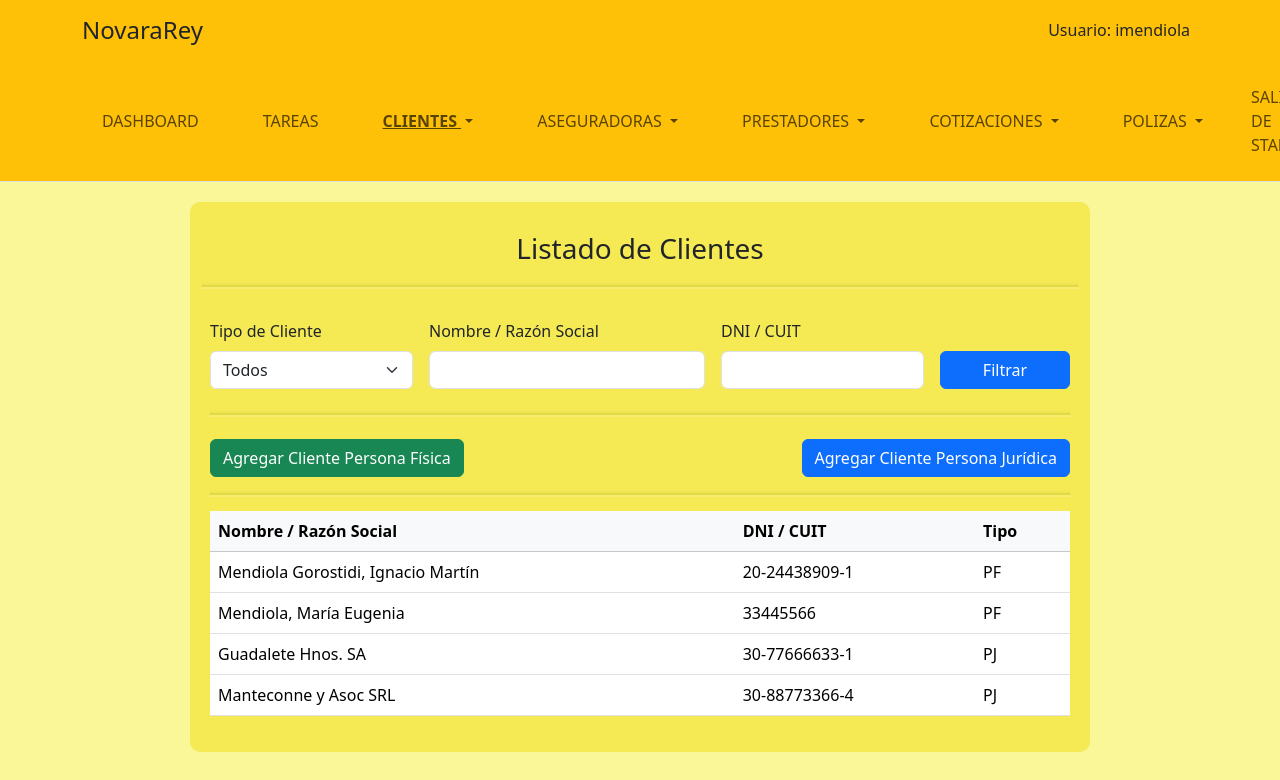
The page /staff/clientes/ (signed in) on the database as committed earlier.
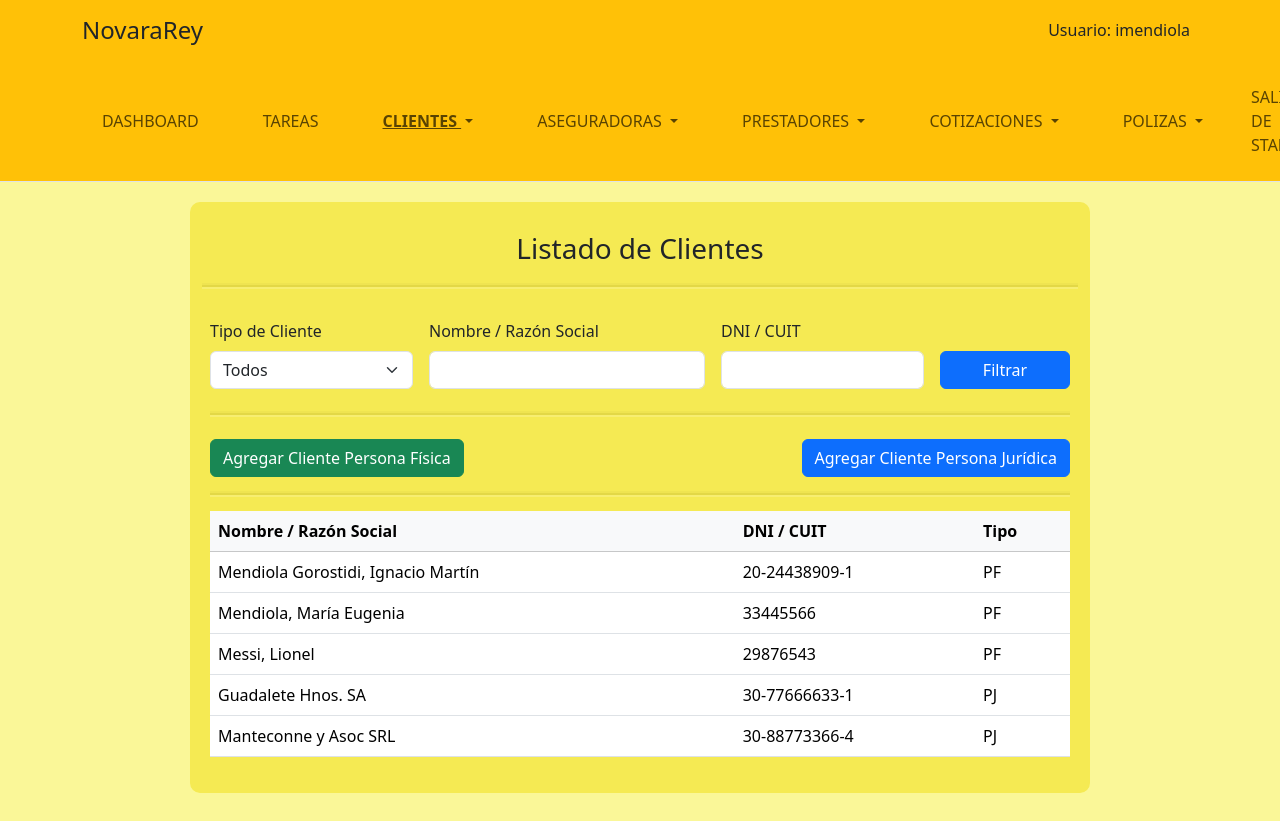
The same page on the database as committed later.
### ClientesApp/models.py (models this page shows, shortened)
class Cliente(models.Model):
    condicion_iva = models.CharField(max_length=2, choices=CondicionIVA.choices)
    direccion = models.ForeignKey(Address, on_delete=models.SET_NULL, null=True, blank=True)
    telefonos = models.ManyToManyField(TelefonoCte, blank=True)
    emails = models.ManyToManyField(EmailCte, blank=True)
    notas = models.TextField(blank=True)
    class Meta:
        abstract = False

class ClientePersonaFisica(Cliente):
    MAX_DIAS_CUMPLE = 15
    nombre = models.CharField(max_length=100)
    apellido = models.CharField(max_length=100)
    dni = models.CharField(max_length=20)
    fecha_nacimiento = models.DateField(blank=True, null=True)

class ClientePersonaJuridica(Cliente):
    razon_social = models.CharField(max_length=100)
    cuit = models.CharField(max_length=20)

### ClientesApp/views.py (the view)
# urls.py: path('', vista_clientes, name='clientes_main'),
@login_required(login_url='/login/login/')
def vista_clientes(request):
    filtro_nombre = request.GET.get('nombre', '').strip()
    filtro_identificador = request.GET.get('identificador', '').strip()
    filtro_tipo = request.GET.get('tipo', '')
    clientes_pf = ClientePersonaFisica.objects.filter(
        Q(nombre__icontains=filtro_nombre) | Q(apellido__icontains=filtro_nombre),
        dni__icontains=filtro_identificador
    )
    print(f'cantidad de clientes PF: {clientes_pf.count()}')
    clientes_pj = ClientePersonaJuridica.objects.filter(
        razon_social__icontains=filtro_nombre,
        cuit__icontains=filtro_identificador
    )
    print(f'cantidad de clientes PJ: {clientes_pj.count()}')
    if filtro_tipo == 'PF':
        clientes = list(clientes_pf)
    elif filtro_tipo == 'PJ':
        clientes = list(clientes_pj)
    else:
        clientes = list(clientes_pf) + list(clientes_pj)
    return render(request, 'ClientesApp/clientes_main.html', {
        'filtro_tipo': filtro_tipo,
        'filtro_nombre': filtro_nombre,
        'filtro_identificador': filtro_identificador,
        'clientes': clientes
    })

### ClientesApp/templatetags/cliente_extras.py (called while the page is built)
@register.filter
def has_attr(obj, attr_name):
    return hasattr(obj, attr_name)

### ClientesApp/templates/ClientesApp/clientes_main.html (shortened to what this page needs)
{% extends "StaffApp/baseStaff.html" %}
{% load cliente_extras %}
{% block content %}
<div class="container staff-form-container">
  <h3 class="staff-form-title">Listado de Clientes</h3>
  <form method="get" class="row g-3 mb-4">
    <hr class="staff-form-hr">
    <div class="col-md-3">
      <label for="tipo" class="form-label">Tipo de Cliente</label>
      <select name="tipo" id="tipo" class="form-select">
        <option value="">Todos</option>
      </select>
    </div>
    <div class="col-md-4">
      <label for="nombre" class="form-label">Nombre / Razón Social</label>
      <input type="text" name="nombre" id="nombre" class="form-control" value="{{ filtro_nombre }}">
    </div>
    <div class="col-md-3">
      <label for="identificador" class="form-label">DNI / CUIT</label>
      <input type="text" name="identificador" id="identificador" class="form-control" value="{{ filtro_identificador }}">
    </div>
    <div class="col-md-2 d-flex align-items-end">
      <button type="submit" class="btn btn-primary w-100">Filtrar</button>
    </div>
  </form>
   <hr class="staff-form-hr">
  <div class="d-flex justify-content-between mt-4">
    <a href="{% url 'cliente_create' 'PF' %}" class="btn btn-success">Agregar Cliente Persona Física</a>
    <a href="{% url 'cliente_create' 'PJ' %}" class="btn btn-primary">Agregar Cliente Persona Jurídica</a>
  </div>
   <hr class="staff-form-hr">
  <table class="table table-hover">
    <thead class="table-light">
      <tr>
        <th>Nombre / Razón Social</th>
        <th>DNI / CUIT</th>
        <th>Tipo</th>
      </tr>
    </thead>
    <tbody>
      {% for cliente in clientes %}
        <tr ondblclick="redirigirCliente({{ cliente.id }})">
          <td>
            {% if cliente|has_attr:'clientepersonafisica' %}
              {{ cliente.clientepersonafisica.apellido }}, {{ cliente.clientepersonafisica.nombre }}
            {% elif cliente|has_attr:'clientepersonajuridica' %}
              {{ cliente.clientepersonajuridica.razon_social }}
            {% endif %}
          </td>
          <td>
            {% if cliente|has_attr:'clientepersonafisica' %}
              {{ cliente.clientepersonafisica.dni }}
            {% elif cliente|has_attr:'clientepersonajuridica' %}
              {{ cliente.clientepersonajuridica.cuit }}
            {% endif %}
          </td>
          <td>
            {% if cliente|has_attr:'clientepersonafisica' %} PF {% else %} PJ {% endif %}
          </td>
        </tr>
      {% empty %}
        <tr>
          <td colspan="3" class="text-center">No se encontraron clientes.</td>
        </tr>
      {% endfor %}
    </tbody>
  </table>
</div>
{% endblock %}

Rows that differ between the two databases and show on the page:
added ClientePersonaFisica: clientepersonafisica.apellido "Messi", clientepersonafisica.nombre "Lionel", clientepersonafisica.dni "29876543", shows "PF"
